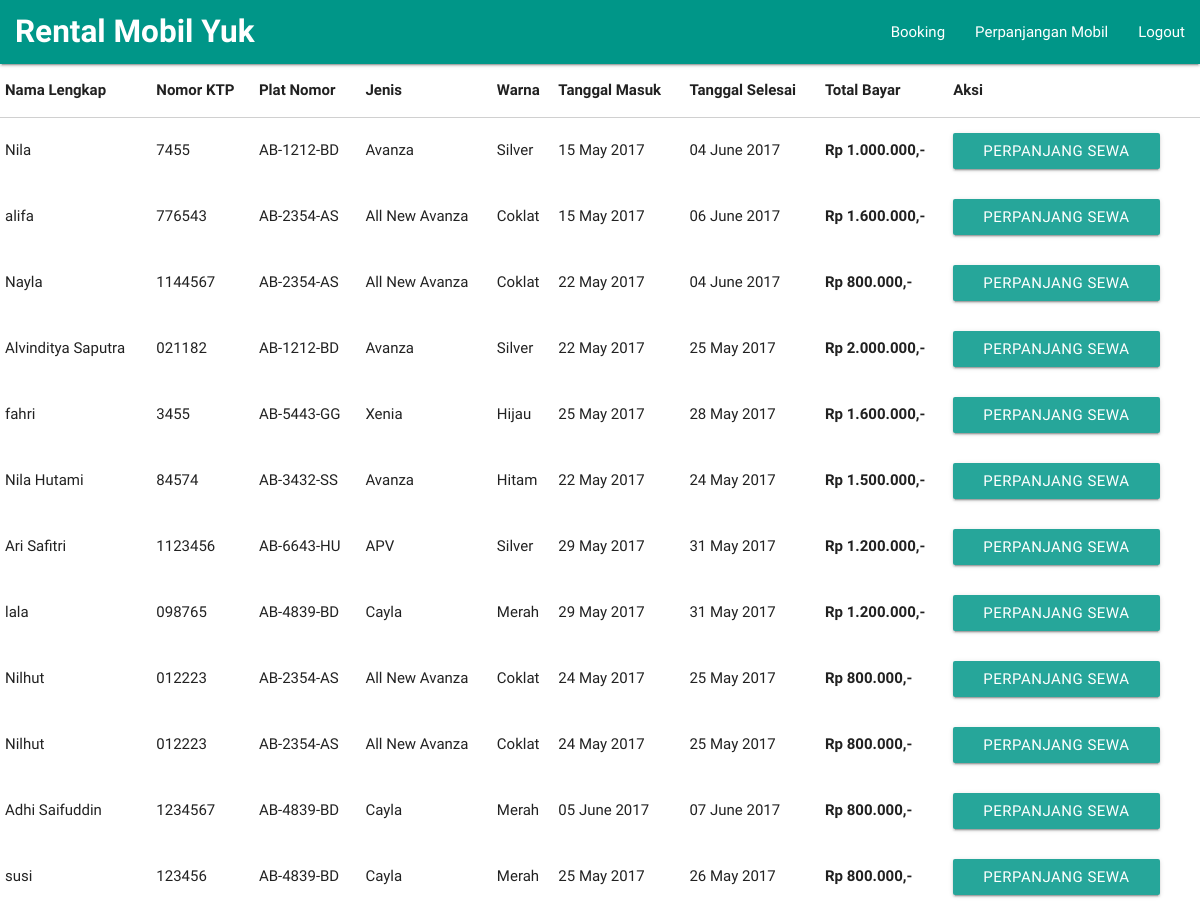
The page /admin/data_perpanjangan.php on the database its author committed.
### tables this page shows
CREATE TABLE `sewa` (
  `id_sewa` int(10) NOT NULL,
  `nama` varchar(30) NOT NULL,
  `noktp` varchar(50) NOT NULL,
  `jenis` varchar(30) NOT NULL,
  `warna` varchar(40) NOT NULL,
  `harga` int(10) NOT NULL,
  `platno` varchar(10) NOT NULL,
  `tgl_masuk` date NOT NULL,
  `tgl_selesai` date NOT NULL
);

### Database.php (called while the page is built, shortened)
<?php
class Database{
	private $db;
	public function __construct($host, $username, $password){
		$this->db = new mysqli($host, $username, $password, "newmoobil");
	}
	public function dataSewa(){
		$data = array();
		$sql = "SELECT * FROM sewa";
		$query = $this->db->query($sql);
		while($pecah = mysqli_fetch_array($query, MYSQLI_ASSOC)){
			$data[] = $pecah;
		}
		return $data;
	}
}
?>

### admin/data_perpanjangan.php (the view, shortened to what this page needs)
<!DOCTYPE html>
<html>
<head>
	 <?php require 'header.php';?>
	 <?php require '../Database.php';?>
</head>
<body>
<?php require 'navbar.php';?>
<?php
	$db = new Database('localhost','root','');
	$sewa = $db->dataSewa();
	$i=1;
?>
 <table class="highlight responsive-table">
        <thead>
          <tr>
              <th>Nama Lengkap</th>
              <th>Nomor KTP</th>
              <th>Plat Nomor</th>
              <th>Jenis</th>
              <th>Warna</th>
              <th>Tanggal Masuk</th>
              <th>Tanggal Selesai</th>
              <th>Total Bayar</th>
              <th>Aksi</th>
          </tr>
        </thead>
        <tbody>
        <?php
        	foreach ($sewa as $x) {
        		$formatharga = number_format($x['harga'],0,",",".");
        		$tgl_masuk = date("d F Y",strtotime($x['tgl_masuk']));
				$tgl_selesai = date("d F Y",strtotime($x['tgl_selesai']));
        ?>
          <tr>
            <td><?php echo $x['nama'];?></td>
            <td><?php echo $x['noktp'];?></td>
            <td><?php echo $x['platno'];?></td>
            <td><?php echo $x['jenis'];?></td>
            <td><?php echo $x['warna'];?></td>
            <td><?php echo $tgl_masuk;?></td>
            <td><?php echo $tgl_selesai;?></td>
            <td><b>Rp <?php echo $formatharga;?>,-</b></td>
            <td>
            	<a class="waves-effect waves-light btn" href="#modal<?php echo $i;?>">Perpanjang Sewa</a>
            </td>
          </tr>
         <?php
         	$i++;
         }?>
        </tbody>
      </table>
</body>
</html>

### rows shown on the page
sewa: nama "Nila", noktp "7455", platno "AB-1212-BD", jenis "Avanza", warna "Silver", tgl_masuk "15 May 2017", tgl_selesai "04 June 2017", harga "1.000.000"
sewa: nama "alifa", noktp "776543", platno "AB-2354-AS", jenis "All New Avanza", warna "Coklat", tgl_masuk "15 May 2017", tgl_selesai "06 June 2017", harga "1.600.000"
sewa: nama "Nayla", noktp "1144567", platno "AB-2354-AS", jenis "All New Avanza", warna "Coklat", tgl_masuk "22 May 2017", tgl_selesai "04 June 2017", harga "800.000"
sewa: nama "Alvinditya Saputra", noktp "021182", platno "AB-1212-BD", jenis "Avanza", warna "Silver", tgl_masuk "22 May 2017", tgl_selesai "25 May 2017", harga "2.000.000"
sewa: nama "fahri", noktp "3455", platno "AB-5443-GG", jenis "Xenia", warna "Hijau", tgl_masuk "25 May 2017", tgl_selesai "28 May 2017", harga "1.600.000"
sewa: nama "Nila Hutami", noktp "84574", platno "AB-3432-SS", jenis "Avanza", warna "Hitam", tgl_masuk "22 May 2017", tgl_selesai "24 May 2017", harga "1.500.000"
sewa: nama "Ari Safitri", noktp "1123456", platno "AB-6643-HU", jenis "APV", warna "Silver", tgl_masuk "29 May 2017", tgl_selesai "31 May 2017", harga "1.200.000"
sewa: nama "lala", noktp "098765", platno "AB-4839-BD", jenis "Cayla", warna "Merah", tgl_masuk "29 May 2017", tgl_selesai "31 May 2017", harga "1.200.000"
sewa: nama "Nilhut", noktp "012223", platno "AB-2354-AS", jenis "All New Avanza", warna "Coklat", tgl_masuk "24 May 2017", tgl_selesai "25 May 2017", harga "800.000"
sewa: nama "Nilhut", noktp "012223", platno "AB-2354-AS", jenis "All New Avanza", warna "Coklat", tgl_masuk "24 May 2017", tgl_selesai "25 May 2017", harga "800.000"
sewa: nama "Adhi Saifuddin", noktp "1234567", platno "AB-4839-BD", jenis "Cayla", warna "Merah", tgl_masuk "05 June 2017", tgl_selesai "07 June 2017", harga "800.000"
sewa: nama "susi", noktp "123456", platno "AB-4839-BD", jenis "Cayla", warna "Merah", tgl_masuk "25 May 2017", tgl_selesai "26 May 2017", harga "800.000"
